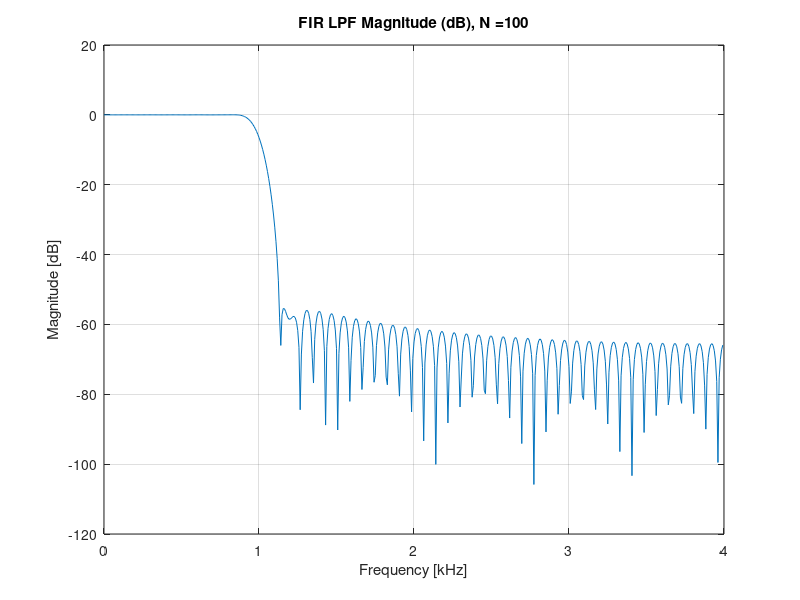

Source code (MATLAB): (Note: this script raises an error after producing the figure.)
% Decimation Test Harness
% Note: without Noise
%------------------------------------------------------------
clear all; close all; %#ok<CLALL>
% clear previous data and close windows
%
%% Configure input parameters:
% Downsample factor 
M = 4;
% Sample rate
Fs = 8000;
% FIR LPF
N = 100; % filter order
% Test signal components
f1 = 500;
f2 = 1500;
f3 = 3500;
A1 = 1;
A2 = 1;
A3 = 1;

%% Time & test signal components
Ts = 1/Fs;
t = 0:Ts:1;
sig_in = 1/(A1+A2+A3)*(...
      A1*sin(2*pi*f1*t)...
    + A2*sin(2*pi*f2*t)...
    + A3*sin(2*pi*f3*t)...
        );

%% FIR LPF
Wn = 1/M; % 1<->Fs/2 Fpass=Fcutoff/2 < Fs/(2*M)=Fs/2/M
b = fir1(N,Wn);%cut-off frequency Wn must be between 0 < Wn < 1.0,
%with 1.0 corresponding to half the sample rate
[H,w] = freqz(b,1);

figure('Name','Frequency domain: LPF','NumberTitle','off')
f = (w/pi)*Fs/2;% 0<w<pi => 0<f<Fs/2
plot(f/1000, 20*log10(abs(H))); grid on
title(['FIR LPF Magnitude (dB), ' 'N =' num2str(N)]);
xlabel('Frequency [kHz]'), ylabel('Magnitude [dB]')

%% T domain
sig_out = decimate_c(sig_in,M,b);

Fs_d = Fs/M; % down-sampled sample rate
Ts_d = 1/Fs_d;

time_segment = [0 20];

figure('Name','Time domain','NumberTitle','off')
t_axis_in = (0:length(sig_in)-1)*Ts;
t_axis_out = (0:length(sig_out)-1)*Ts_d;

plot(t_axis_in*1000, sig_in);
hold on; grid on;
plot(t_axis_out*1000, sig_out, 'o', 'MarkerSize',6);
axis([time_segment -1 1]); xlabel('Time [ms]');
legend('Input signal','Output signal');


%% F domain
F_sig_in = fft(sig_in); 
F_sig_out = fft(sig_out);

figure('Name','Frequency domain','NumberTitle','off')
f_axis_in = (0:length(F_sig_in)/2-1)/length(F_sig_in)*Fs;
f_axis_out = (0:length(F_sig_out)/2-1)/length(F_sig_out)*Fs/M; % align axis
max_f = max(max(f_axis_in), max(f_axis_out))/1000;
plot(f_axis_in/1000, 20*log10(abs(F_sig_in(1:(length(F_sig_in)-1)/2))));
hold on; grid on;
plot(f_axis_out/1000, 20*log10(abs(F_sig_out(1:(length(F_sig_out)-1)/2))));
axis([0 max_f -120 80]); xlabel('Frequency [kHz]'), ylabel('Magnitude [dB]')
legend(["Input signal Spectrum", "Output signal Spectrum"] , 'Location','best')
%--------------------------------------------------------------------------